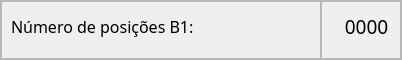
                         <widget class="QFrame" name="frame_57">
                          <property name="minimumSize">
                           <size>
                            <width>0</width>
                            <height>60</height>
                           </size>
                          </property>
                          <property name="maximumSize">
                           <size>
                            <width>16777215</width>
                            <height>60</height>
                           </size>
                          </property>
                          <property name="frameShape">
                           <enum>QFrame::StyledPanel</enum>
                          </property>
                          <property name="frameShadow">
                           <enum>QFrame::Raised</enum>
                          </property>
                          <layout class="QHBoxLayout" name="horizontalLayout_13">
                           <property name="spacing">
                            <number>0</number>
                           </property>
                           <property name="leftMargin">
                            <number>0</number>
                           </property>
                           <property name="topMargin">
                            <number>0</number>
                           </property>
                           <property name="rightMargin">
                            <number>0</number>
                           </property>
                           <property name="bottomMargin">
                            <number>0</number>
                           </property>
                           <item>
                            <widget class="QFrame" name="frame_58">
                             <property name="sizePolicy">
                              <sizepolicy hsizetype="Preferred" vsizetype="Preferred">
                               <horstretch>0</horstretch>
                               <verstretch>0</verstretch>
                              </sizepolicy>
                             </property>
                             <property name="minimumSize">
                              <size>
                               <width>320</width>
                               <height>0</height>
                              </size>
                             </property>
                             <property name="frameShape">
                              <enum>QFrame::StyledPanel</enum>
                             </property>
                             <property name="frameShadow">
                              <enum>QFrame::Raised</enum>
                             </property>
                             <widget class="QLabel" name="label_23">
                              <property name="geometry">
                               <rect>
                                <x>10</x>
                                <y>0</y>
                                <width>311</width>
                                <height>51</height>
                               </rect>
                              </property>
                              <property name="sizePolicy">
                               <sizepolicy hsizetype="Preferred" vsizetype="Preferred">
                                <horstretch>0</horstretch>
                                <verstretch>0</verstretch>
                               </sizepolicy>
                              </property>
                              <property name="font">
                               <font>
                                <family>Equinox Bold</family>
                                <pointsize>12</pointsize>
                               </font>
                              </property>
                              <property name="text">
                               <string>Número de posições B1:</string>
                              </property>
                             </widget>
                            </widget>
                           </item>
                           <item>
                            <widget class="QFrame" name="frame_59">
                             <property name="minimumSize">
                              <size>
                               <width>80</width>
                               <height>0</height>
                              </size>
                             </property>
                             <property name="frameShape">
                              <enum>QFrame::StyledPanel</enum>
                             </property>
                             <property name="frameShadow">
                              <enum>QFrame::Raised</enum>
                             </property>
                             <widget class="QLabel" name="lbl_num_pos_b1">
                              <property name="geometry">
                               <rect>
                                <x>0</x>
                                <y>0</y>
                                <width>91</width>
                                <height>51</height>
                               </rect>
                              </property>
                              <property name="font">
                               <font>
                                <family>Equinox Bold</family>
                                <pointsize>14</pointsize>
                               </font>
                              </property>
                              <property name="text">
                               <string>0000</string>
                              </property>
                              <property name="alignment">
                               <set>Qt::AlignCenter</set>
                              </property>
                             </widget>
                            </widget>
                           </item>
                          </layout>
                         </widget>
